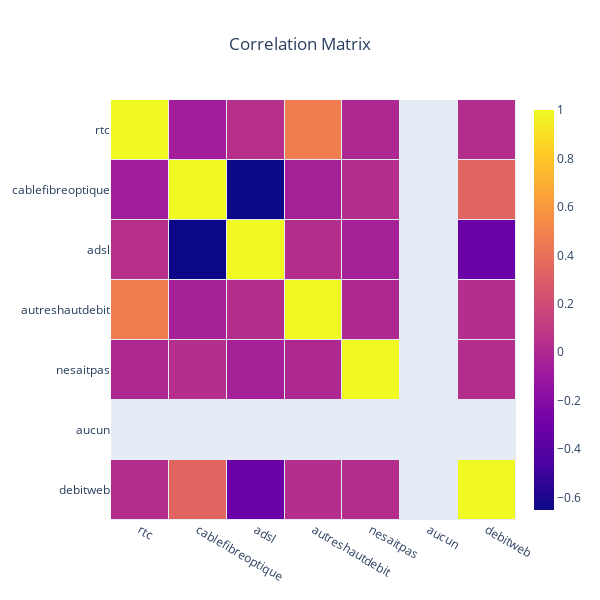

Notebook code cell kept with this figure:
### Markdown cell above
### Corrélation

On va vérifier la corrélation entre les diffèrentes variables

### Code cell
columns_names = df_web.columns

heat = go.Heatmap(
    z = df_web.corr(),
    x = columns_names,
    y = columns_names,
    xgap = 1, ygap = 1,
    colorbar_thickness=20,
    colorbar_ticklen=3,
    hovertext = df_web.corr(),
    hoverinfo='text'
)

layout = go.Layout(
    title_text= "Correlation Matrix",
    title_x = 0.5,
    width=600, height=600,
    xaxis_showgrid=False,
    yaxis_showgrid=False,
    yaxis_autorange='reversed'
)

fig = go.Figure(data=[heat], layout=layout)
fig.show()

### Figure 1 — Plotly figure (JSON) as saved in the notebook; plotly's stock layout.template omitted (floating-point values rounded to 4 significant figures)
{"data": [{"colorbar": {"thickness": 20, "ticklen": 3}, "hoverinfo": "text", "hovertext": [[1, -0.06683, 0.04384, 0.4696, -0.002237, null, 0.02671], [-0.06683, 1, -0.6511, -0.04739, 0.03347, null, 0.3393], [0.04384, -0.6511, 1, 0.02601, -0.05104, null, -0.3161], [0.4696, -0.04739, 0.02601, 1, -0.004764, null, 0.02926], [-0.002237, 0.03347, -0.05104, -0.004764, 1, null, 0.02671], [null, null, null, null, null, null, null], [0.02671, 0.3393, -0.3161, 0.02926, 0.02671, null, 1]], "type": "heatmap", "x": ["rtc", "cablefibreoptique", "adsl", "autreshautdebit", "nesaitpas", "aucun", "debitweb"], "xgap": 1, "y": ["rtc", "cablefibreoptique", "adsl", "autreshautdebit", "nesaitpas", "aucun", "debitweb"], "ygap": 1, "z": [[1, -0.06683, 0.04384, 0.4696, -0.002237, null, 0.02671], [-0.06683, 1, -0.6511, -0.04739, 0.03347, null, 0.3393], [0.04384, -0.6511, 1, 0.02601, -0.05104, null, -0.3161], [0.4696, -0.04739, 0.02601, 1, -0.004764, null, 0.02926], [-0.002237, 0.03347, -0.05104, -0.004764, 1, null, 0.02671], [null, null, null, null, null, null, null], [0.02671, 0.3393, -0.3161, 0.02926, 0.02671, null, 1]]}], "layout": {"height": 600, "title": {"text": "Correlation Matrix", "x": 0.5}, "width": 600, "xaxis": {"showgrid": false}, "yaxis": {"autorange": "reversed", "showgrid": false}}}
